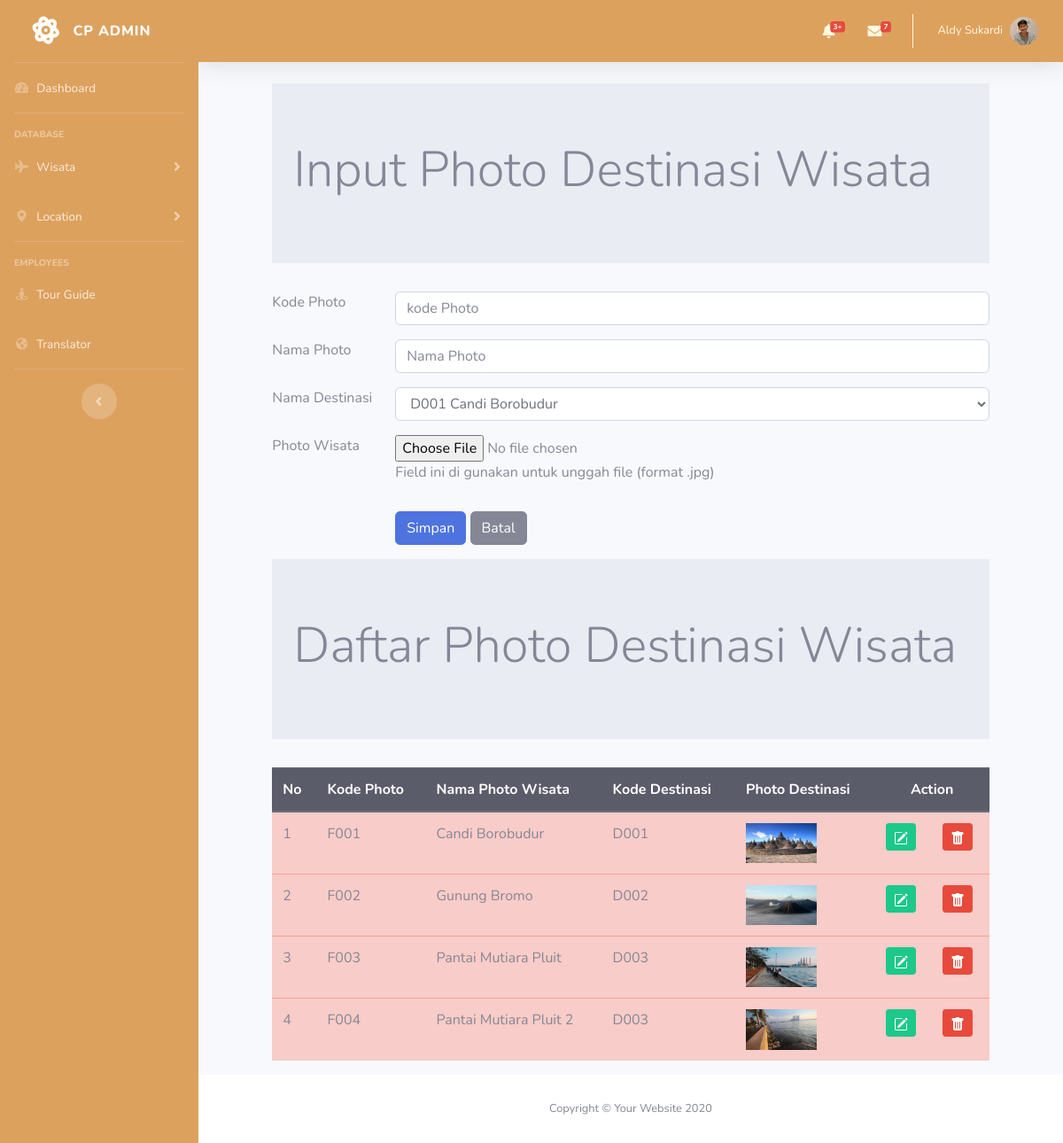
The app's page /UAS_BackEnd/fotodestinasi.php with its own data.
### tables this page shows
CREATE TABLE `fotodestinasi` (
  `fotoID` char(5) NOT NULL,
  `fotoNama` char(60) NOT NULL,
  `destinasiID` char(4) NOT NULL,
  `fotoFile` text NOT NULL
);

### UAS_BackEnd/fotodestinasi.php (the view, shortened to what this page needs)
<!DOCTYPE html>
<html lang="en">
<head>
    <link rel="stylesheet" type="text/css" href="https://cdnjs.cloudflare.com/ajax/libs/select2/4.0.3/css/select2.min.css" >
    <link rel="stylesheet" type="text/css" href="css/bootstrap.min.css">
</head>
<?php
    include "includes/config.php";
    include "header.php";
    $datadestinasi = mysqli_query($connection, "Select * from destinasi");
?>
<body>
<div class="row">
    <div class="col-sm-1"></div>
    <div class="col-sm-10">
        <div class="jumbotron jumbotron-fluid">
            <div class="container">
            <h1 class="display-4">Input Photo Destinasi Wisata</h1>
            </div>
        </div>
        <form method="POST" enctype="multipart/form-data">
         <div class="form-group row">
            <label for="kodefoto" class="col-sm-2 col-from-label">Kode Photo</label>
            <div class="col-sm-10">
                <input type="text" class="form-control" id="kodefoto" name="inputkode"
                placeholder="kode Photo" maxlength="4">
            </div>
         </div>
         <div class="form-group row">
            <label for="namafoto" class="col-sm-2 col-from-label">Nama Photo</label>
            <div class="col-sm-10">
                <input type="text" class="form-control" id="namafoto" name="inputnama"
                placeholder="Nama Photo">
            </div>
         </div>
         <div class="form-group row">
            <label for="namadestinasi" class="col-sm-2 col-from-label">Nama Destinasi</label>
            <div class="col-sm-10">
             <select class="form-control" id="namadestinasi" name="kodedestinasi">
                 <?php while($row = mysqli_fetch_array($datadestinasi))
                 {?>
                        <option value="<?php echo $row["destinasiID"]?>">
                            <?php echo $row["destinasiID"]?>
                            <?php echo $row["destinasiNama"]?>
                        </option>
                 <?php } ?>
             </select>
            </div>
         </div>
         <div class="form-group row">
            <label for="file" class="col-sm-2 col-from-label">Photo Wisata</label>
            <div class="col-sm-10">
                <input type="file" id="file" name="file">
                <p class="help-block">Field ini di gunakan untuk unggah file (format .jpg)</p>
            </div>
         </div>
         <div class="form-group row">
             <div class="col-sm-2"></div>
             <div class="col-sm-10">
                 <input type="submit" name="Simpan" class="btn btn-primary" value="Simpan">
                 <input type="submit" name="Batal" class="btn btn-secondary" value="Batal">
             </div>
         </div>
        </form>
    </div>
 <div class="col-sm-1"></div>
</div>
<div class="row">
    <div class="col-sm-1"></div>
    <div class="col-sm-10">
        <div class="jumbotron jumbotron-fluid">
            <div class="container">
                <h1 class="display-4">Daftar Photo Destinasi Wisata</h1>
            </div>
        </div>
        <table class="table table-hover table-danger">
        <thead class="thead-dark">
            <tr>
                <th>No</th>
                <th>Kode Photo</th>
                <th>Nama Photo Wisata</th>
                <th>Kode Destinasi</th>
                <th>Photo Destinasi</th>
                <th colspan="2" style="text-align: center;">Action</th>
            </tr>
        </thead>
        <tbody>
            <?php $query = mysqli_query($connection, "select * from fotoDestinasi");
            $nomor = 1;
            while ($row = mysqli_fetch_array($query))
            { ?>
                <tr>
                    <td><?php echo $nomor;?></td>
                    <td><?php echo $row['fotoID'];?></td>
                    <td><?php echo $row['fotoNama'];?></td>
                    <td><?php echo $row['destinasiID'];?></td>
                    <td>
                        <?php if(is_file("images/".$row['fotoFile']))
                        {?>
                            <img src="images/<?php echo $row['fotoFile']?>" width="80">
                        <?php } else
                            echo "<img src='images/noimages.png' width='80'>"
                        ?>
                    </td>
                    <td>
                        <a href="fotodestinasiedit.php?ubahfoto=<?php echo $row['fotoID']?>" class="btn btn-success btn-sm" title="EDIT">
                        </a>
                    </td>
                    <td>
                    <a href="fotodestinasihapus.php?hapusfoto=<?php echo $row['fotoID']?>" class="btn btn-danger btn-sm" title="DELETE">
                    </a>
                    </td>
                </tr>
            <?php $nomor = $nomor + 1;?>
            <?php }
            ?>
        </tbody>
    </table>
    </div>
    <div class="col-sm-1"></div>
</div>
<?php include "footer.php" ?>
</body>
</html>

### UAS_BackEnd/header.php (shortened to what this page needs)
<head>
    <link href="vendor/fontawesome-free/css/all.min.css" rel="stylesheet" type="text/css">
    <link href="css/sb-admin-2.min.css" rel="stylesheet">
    <link href="vendor/datatables/dataTables.bootstrap4.min.css" rel="stylesheet">
</head>
<body id="page-top">
    <div id="wrapper">
        <ul class="navbar-nav bg-gradient-primary sidebar sidebar-dark accordion" id="accordionSidebar" style="background-image:linear-gradient(#DDA15E,#DDA15E)">
            <a class="sidebar-brand d-flex align-items-center justify-content-center" href="index.html">
                <div class="sidebar-brand-icon rotate-n-15">
                    <i class="fas fa-atom"></i>
                </div>
                <div class="sidebar-brand-text mx-3">CP Admin</div>
            </a>
            <hr class="sidebar-divider my-0">
            <li class="nav-item">
                <a class="nav-link" href="index.php ">
                    <i class="fas fa-fw fa-tachometer-alt"></i>
                    <span>Dashboard</span></a>
            </li>
            <hr class="sidebar-divider">
            <div class="sidebar-heading">
                Database
            </div>
            <li class="nav-item">
                <a class="nav-link collapsed" href="#" data-toggle="collapse" data-target="#collapseTwo"
                    aria-expanded="true" aria-controls="collapseTwo">
                    <i class="fas fa-fw fa-plane"></i>
                    <span>Wisata</span>
                </a>
            </li>
            <li class="nav-item">
                <a class="nav-link collapsed" href="#" data-toggle="collapse" data-target="#collapseUtilities"
                    aria-expanded="true" aria-controls="collapseUtilities">
                    <i class="fas fa-fw fa-map-marker-alt	"></i>
                    <span>Location</span>
                </a>
            </li>
            <hr class="sidebar-divider">
            <div class="sidebar-heading">
                Employees
            </div>
            <li class="nav-item">
                <a class="nav-link" href="tourguide.php">
                    <i class="fas fa-fw fa-street-view"></i>
                    <span>Tour Guide</span></a>
            </li>
            <li class="nav-item">
                <a class="nav-link" href="translator.php">
                    <i class="fas fa-fw fa-globe-americas"></i>
                    <span>Translator</span></a>
            </li>
            <hr class="sidebar-divider d-none d-md-block">
            <div class="text-center d-none d-md-inline">
                <button class="rounded-circle border-0" id="sidebarToggle"></button>
            </div>
        </ul>
        <div id="content-wrapper" class="d-flex flex-column">
            <div id="content">
                <nav class="navbar navbar-expand navbar-light bg-white topbar mb-4 static-top shadow" style="background-image:linear-gradient(#DDA15E,#DDA15E)">
                    <ul class="navbar-nav ml-auto">
                        <li class="nav-item dropdown no-arrow mx-1">
                            <a class="nav-link dropdown-toggle" href="#" id="alertsDropdown" role="button"
                                data-toggle="dropdown" aria-haspopup="true" aria-expanded="false">
                                <i class="fas fa-bell fa-fw" style="color: #FEFAE0;"></i>
                                <span class="badge badge-danger badge-counter">3+</span>
                            </a>
                        </li>
                        <li class="nav-item dropdown no-arrow mx-1">
                            <a class="nav-link dropdown-toggle" href="#" id="messagesDropdown" role="button"
                                data-toggle="dropdown" aria-haspopup="true" aria-expanded="false">
                                <i class="fas fa-envelope fa-fw" style="color: #FEFAE0;"></i>
                                <span class="badge badge-danger badge-counter">7</span>
                            </a>
                        </li>
                        <li class="nav-item dropdown no-arrow">
                            <a class="nav-link dropdown-toggle" href="#" id="userDropdown" role="button"
                                data-toggle="dropdown" aria-haspopup="true" aria-expanded="false">
                                <span class="mr-2 d-none d-lg-inline small" style="color: #FEFAE0;">Aldy Sukardi</span>
                                <img class="img-profile rounded-circle"
                                    src="img/pasfoto.jpeg">
                            </a>
                        </li>
                    </ul>
                </nav>

### UAS_BackEnd/footer.php (shortened to what this page needs)
</div>
            <footer class="sticky-footer bg-white">
                <div class="container my-auto">
                    <div class="copyright text-center my-auto">
                        <span>Copyright &copy; Your Website 2020</span>
                    </div>
                </div>
            </footer>
        </div>
    </div>
</body>
</html>

### records on screen
fotodestinasi: fotoID "F001", fotoNama "Candi Borobudur", destinasiID "D001", fotoFile (picture)
fotodestinasi: fotoID "F002", fotoNama "Gunung Bromo", destinasiID "D002", fotoFile (picture)
fotodestinasi: fotoID "F003", fotoNama "Pantai Mutiara Pluit", destinasiID "D003", fotoFile (picture)
fotodestinasi: fotoID "F004", fotoNama "Pantai Mutiara Pluit 2", destinasiID "D003", fotoFile (picture)

### other values on screen
form field kodedestinasi "D001 Candi Borobudur"
